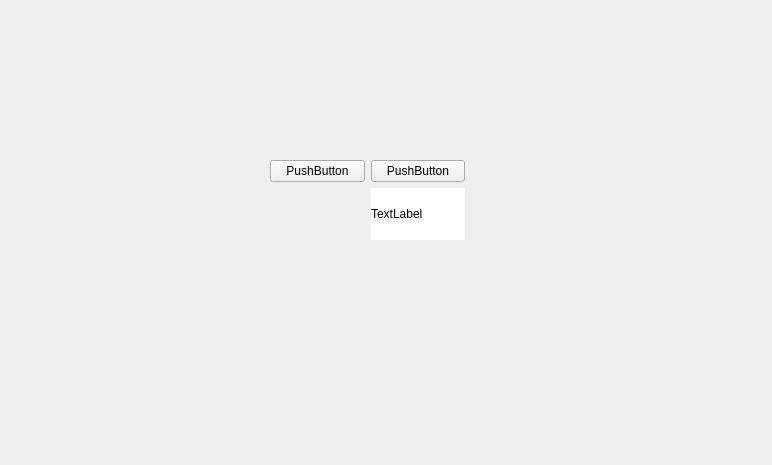
<?xml version="1.0" encoding="UTF-8"?>
<ui version="4.0">
 <class>Form</class>
 <widget class="QWidget" name="Form">
  <property name="geometry">
   <rect>
    <x>0</x>
    <y>0</y>
    <width>772</width>
    <height>465</height>
   </rect>
  </property>
  <property name="windowTitle">
   <string>Form</string>
  </property>
  <widget class="QWidget" name="gridLayoutWidget">
   <property name="geometry">
    <rect>
     <x>270</x>
     <y>160</y>
     <width>195</width>
     <height>80</height>
    </rect>
   </property>
   <layout class="QGridLayout" name="gridLayout">
    <item row="0" column="0">
     <widget class="QPushButton" name="pushButton">
      <property name="text">
       <string>PushButton</string>
      </property>
     </widget>
    </item>
    <item row="0" column="1">
     <widget class="QPushButton" name="pushButton_2">
      <property name="text">
       <string>PushButton</string>
      </property>
     </widget>
    </item>
    <item row="1" column="0">
     <spacer name="verticalSpacer">
      <property name="orientation">
       <enum>Qt::Vertical</enum>
      </property>
      <property name="sizeHint" stdset="0">
       <size>
        <width>20</width>
        <height>40</height>
       </size>
      </property>
     </spacer>
    </item>
    <item row="1" column="1">
     <widget class="QLabel" name="label">
      <property name="styleSheet">
       <string notr="true">background-color: rgb(255, 255, 255);</string>
      </property>
      <property name="text">
       <string>TextLabel</string>
      </property>
     </widget>
    </item>
   </layout>
  </widget>
 </widget>
 <resources/>
 <connections/>
</ui>
